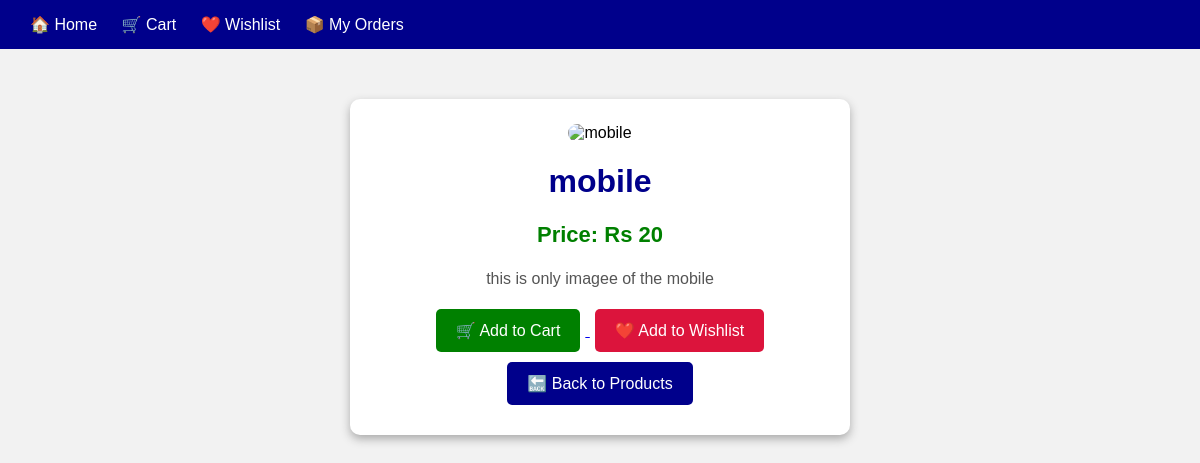
Screenshot of /product/2/ with the database file from the repository.
### home/models.py (models this page shows, shortened)
class Product(models.Model):
    name = models.CharField(max_length=100)
    price = models.IntegerField()
    description = models.TextField()
    image = CloudinaryField('image')

### home/views.py (the view)
def product_detail(request, id):
    product = get_object_or_404(Product, id=id)
    return render(request, "home/product_detail.html", {
        "product": product
    })

### home/templates/home/product_detail.html (shortened to what this page needs)
<!DOCTYPE html>
<html>
<head>
</head>
<body>
    <div class="navbar">
        <a href="{% url 'home' %}">🏠 Home</a>
        <a href="{% url 'cart' %}">🛒 Cart</a>
        <a href="{% url 'wishlist' %}">❤️ Wishlist</a>
        <a href="{% url 'orders' %}">📦 My Orders</a>
    </div>
    <div class="product-box">
        <img src="{{ product.image.url }}" alt="{{ product.name }}">
        <h1>{{ product.name }}</h1>
        <p class="price">
            Price: Rs {{ product.price }}
        </p>
        <p class="description">
            {{ product.description }}
        </p>
        <a href="{% url 'add_to_cart' product.id %}">
            <button class="cart-btn">
                🛒 Add to Cart
            </button>
        </a>
        <a href="{% url 'add_to_wishlist' product.id %}">
            <button class="wish-btn">
                ❤️ Add to Wishlist
            </button>
        </a>
        <br>
        <a href="{% url 'home' %}">
            <button class="back-btn">
                🔙 Back to Products
            </button>
        </a>
    </div>
</body>
</html>

### home/templates/home/product_detail.html (style rules this page uses)
body { font-family: Arial; background: #f2f2f2; margin: 0; }
.navbar { background: darkblue; color: white; padding: 15px 30px; }
.navbar a { color: white; text-decoration: none; margin-right: 20px; }
.product-box { background: white; width: 450px; margin: 50px auto; padding: 25px; border-radius: 10px; box-shadow: 0 4px 10px #aaa; text-align: center; }
.product-box img { width: 300px; height: 300px; object-fit: cover; border-radius: 10px; }
h1 { color: darkblue; }
.price { color: green; font-size: 22px; font-weight: bold; }
.description { color: #555; font-size: 16px; }
button { padding: 12px 20px; border: none; border-radius: 5px; color: white; cursor: pointer; font-size: 16px; margin: 5px; }
.cart-btn { background: green; }
.wish-btn { background: crimson; }
.back-btn { background: darkblue; }

### rows the page displays
Product: name "mobile", price "20", description "this is only imagee of the mobile"
